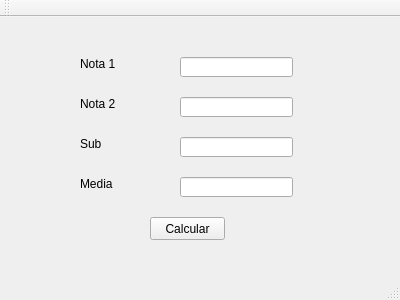
<?xml version="1.0" encoding="UTF-8"?>
<ui version="4.0">
 <class>MainWindow</class>
 <widget class="QMainWindow" name="MainWindow">
  <property name="geometry">
   <rect>
    <x>0</x>
    <y>0</y>
    <width>400</width>
    <height>300</height>
   </rect>
  </property>
  <property name="windowTitle">
   <string>MainWindow</string>
  </property>
  <widget class="QWidget" name="centralWidget">
   <widget class="QLabel" name="tlNota1">
    <property name="geometry">
     <rect>
      <x>80</x>
      <y>40</y>
      <width>47</width>
      <height>13</height>
     </rect>
    </property>
    <property name="text">
     <string>Nota 1</string>
    </property>
   </widget>
   <widget class="QLabel" name="tlNota2">
    <property name="geometry">
     <rect>
      <x>80</x>
      <y>80</y>
      <width>47</width>
      <height>13</height>
     </rect>
    </property>
    <property name="text">
     <string>Nota 2</string>
    </property>
   </widget>
   <widget class="QLabel" name="tlSub">
    <property name="geometry">
     <rect>
      <x>80</x>
      <y>120</y>
      <width>47</width>
      <height>13</height>
     </rect>
    </property>
    <property name="text">
     <string>Sub</string>
    </property>
   </widget>
   <widget class="QLabel" name="tlMedia">
    <property name="geometry">
     <rect>
      <x>80</x>
      <y>160</y>
      <width>47</width>
      <height>13</height>
     </rect>
    </property>
    <property name="text">
     <string>Media</string>
    </property>
   </widget>
   <widget class="QLineEdit" name="leNota1">
    <property name="geometry">
     <rect>
      <x>180</x>
      <y>40</y>
      <width>113</width>
      <height>20</height>
     </rect>
    </property>
   </widget>
   <widget class="QLineEdit" name="leNota2">
    <property name="geometry">
     <rect>
      <x>180</x>
      <y>80</y>
      <width>113</width>
      <height>20</height>
     </rect>
    </property>
   </widget>
   <widget class="QLineEdit" name="leSub">
    <property name="geometry">
     <rect>
      <x>180</x>
      <y>120</y>
      <width>113</width>
      <height>20</height>
     </rect>
    </property>
   </widget>
   <widget class="QLineEdit" name="leMedia">
    <property name="geometry">
     <rect>
      <x>180</x>
      <y>160</y>
      <width>113</width>
      <height>20</height>
     </rect>
    </property>
   </widget>
   <widget class="QPushButton" name="pbCalcular">
    <property name="geometry">
     <rect>
      <x>150</x>
      <y>200</y>
      <width>75</width>
      <height>23</height>
     </rect>
    </property>
    <property name="text">
     <string>Calcular</string>
    </property>
   </widget>
  </widget>
  <widget class="QMenuBar" name="menuBar">
   <property name="geometry">
    <rect>
     <x>0</x>
     <y>0</y>
     <width>400</width>
     <height>21</height>
    </rect>
   </property>
  </widget>
  <widget class="QToolBar" name="mainToolBar">
   <attribute name="toolBarArea">
    <enum>TopToolBarArea</enum>
   </attribute>
   <attribute name="toolBarBreak">
    <bool>false</bool>
   </attribute>
  </widget>
  <widget class="QStatusBar" name="statusBar"/>
 </widget>
 <layoutdefault spacing="6" margin="11"/>
 <resources/>
 <connections/>
</ui>
